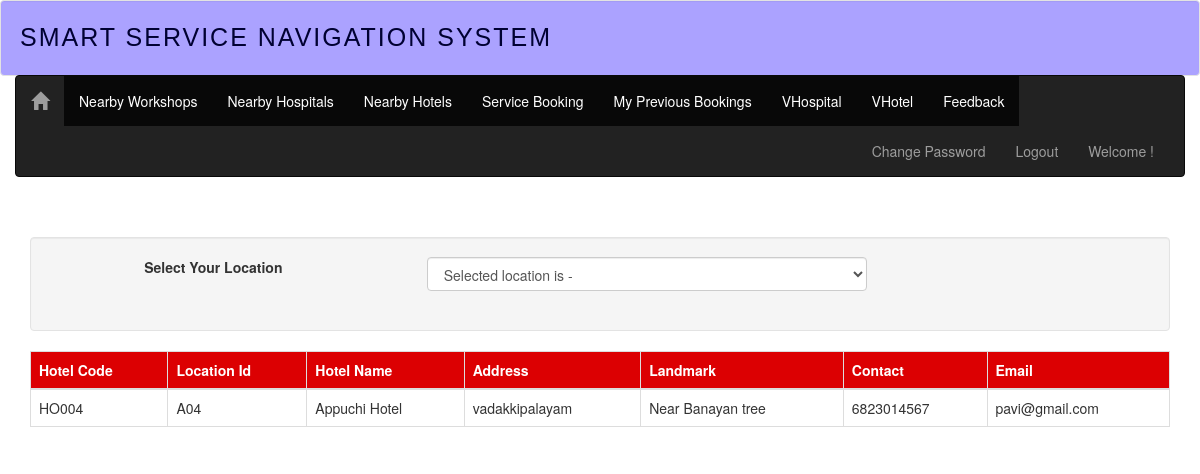
The app's page /home2.php with its own data.
### tables this page shows
CREATE TABLE IF NOT EXISTS `hotel` (
`hot_id` int(11) NOT NULL,
  `hot_code` varchar(100) NOT NULL,
  `aname` varchar(100) NOT NULL,
  `acode` varchar(100) NOT NULL,
  `hot_name` varchar(100) NOT NULL,
  `addr` varchar(100) NOT NULL,
  `city` varchar(100) NOT NULL,
  `land` varchar(100) NOT NULL,
  `contact` varchar(100) NOT NULL,
  `email` varchar(100) NOT NULL
);

CREATE TABLE IF NOT EXISTS `register` (
`regno` int(11) NOT NULL,
  `name` varchar(30) NOT NULL,
  `acode` varchar(7) NOT NULL,
  `addr` varchar(50) NOT NULL,
  `contact` varchar(15) NOT NULL,
  `email` varchar(30) NOT NULL,
  `uname` varchar(30) NOT NULL,
  `pwd` varchar(30) NOT NULL
);

### home2.php (the view, shortened to what this page needs)
<?php require_once('Connections/breakcon.php');
session_start();?>
<?php
if (!function_exists("GetSQLValueString")) {
function GetSQLValueString($theValue, $theType, $theDefinedValue = "", $theNotDefinedValue = "")
{
  $theValue = function_exists("mysql_real_escape_string") ? mysql_real_escape_string($theValue) : mysql_escape_string($theValue);
  switch ($theType) {
    case "long":
    case "int":
      $theValue = ($theValue != "") ? intval($theValue) : "NULL";
      break;
  }
  return $theValue;
}
}
$colname_rs_regis = "-1";
$query_rs_regis = sprintf("SELECT * FROM register,area WHERE regno = %s and register.acode=area.acode", GetSQLValueString($colname_rs_regis, "int"));
$rs_regis = mysql_query($query_rs_regis, $breakcon) or die(mysql_error());
$row_rs_regis = mysql_fetch_assoc($rs_regis);
$query_Recordset2 = "SELECT * FROM hotel,register where hotel.acode=register.acode";
$Recordset2 = mysql_query($query_Recordset2, $breakcon) or die(mysql_error());
$row_Recordset2 = mysql_fetch_assoc($Recordset2);
?>
<!DOCTYPE html>
<html lang="en">
  <head>
	<link href="css/bootstrap.css" rel="stylesheet">
  </head>
<body>
<?php include 'header.php' ?>
<br>
<br>
<div class="container">
  <form name="frmloc" id="frmloc">
    <div class="well" >
      <div class="row">
        <div class="col-md-1"></div>
        <div class="col-md-3">
          <label>Select Your Location</label>
        </div>
        <div class="col-md-5">
        <select id="selectlocation" name="selectlocation" class="form-control">
		<option value="<?php $row_rs_regis['acode']?>" >Selected location is - <?php echo $row_rs_regis['aname']; ?></option>
       </select>
        </div>
        <div class="col-md-3"></div>
      </div>
      <br>
       </div>
  <div class="fillres">
    <div class="row">
    <div class="col-md-12">
      <table class="table table-bordered table-hover">
       <thead>
          <tr style="background-color:#DC0002;color:#FFFFFF">
            <th>Hotel Code</th>
            <th>Location Id </th>
            <th>Hotel Name</th>
            <th>Address</th>
            <th>Landmark</th>
           <th>Contact</th>
           <th>Email</th>
          </tr>
        </thead>
        <tbody>
         <?php do { ?>
          <tr>
            <td><?php echo $row_Recordset2['hot_code']; ?></td>
            <td><?php echo $row_Recordset2['acode']; ?></td>
            <td><?php echo $row_Recordset2['hot_name']; ?></td>
            <td><?php echo $row_Recordset2['addr']; ?></td>
            <td><?php echo $row_Recordset2['land']; ?></td>
            <td><?php echo $row_Recordset2['contact']; ?></td>
            <td><?php echo $row_Recordset2['email']; ?></td>
          </tr>
          <?php } while ($row_Recordset2 = mysql_fetch_assoc($Recordset2)); ?>
        </tbody>
      </table>
    </div>
    </div>
 </div>
  </form>
</div>
</body>
</html>

### records on screen
hotel: hot_code "HO004", register.acode "A04", hot_name "Appuchi Hotel", register.addr "vadakkipalayam", land "Near Banayan tree", register.contact "6823014567", register.email "pavi@gmail.com"
